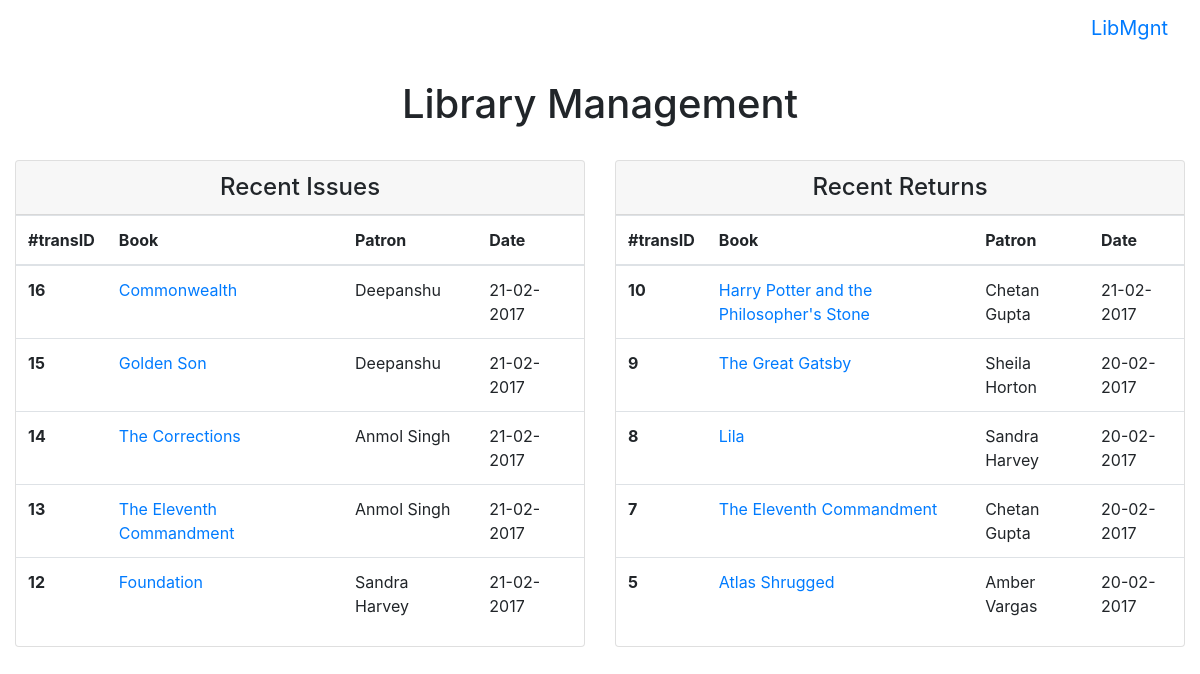
The page / (signed in) on the database its author committed.
### tables this page shows
CREATE TABLE issue(
	transID INTEGER PRIMARY KEY AUTOINCREMENT,
	bookID INTEGER,
	patronID INTEGER,
	librarianID INTEGER,
	issueDate DATE,
	FOREIGN KEY (bookID) REFERENCES book(id),
	FOREIGN KEY (patronID) REFERENCES patron(id),
	FOREIGN KEY (librarianID) REFERENCES librarian(id));

CREATE TABLE "book" (
	`id`	INTEGER PRIMARY KEY AUTOINCREMENT,
	`title`	VARCHAR(50) NOT NULL,
	`author`	VARCHAR(50) NOT NULL,
	`publishDate`	DATE,
	`publisher`	VARCHAR(50),
	`isbn13`	VARCHAR(13) UNIQUE,
	`supplierID`	INTEGER,
	FOREIGN KEY(`supplierID`) REFERENCES supplier ( id )
);

CREATE TABLE patron(
	id INTEGER PRIMARY KEY AUTOINCREMENT,
	cardNum INTEGER UNIQUE,
	name VARCHAR(50),
	dob DATE,
	doj DATE,
	address TEXT,
	phone VARCHAR(10),
	borrowLimit INTEGER DEFAULT 2);

CREATE TABLE issue_history(
	transID INTEGER PRIMARY KEY,
	bookID INTEGER,
	patronID INTEGER,
	issuedbyID INTEGER,
	returnedtoID INTEGER,
	issueDate DATE,
	returnDate DATE,
	lateFees INTEGER,
	FOREIGN KEY (bookID) REFERENCES book(id),
	FOREIGN KEY (patronID) REFERENCES patron(id),
	FOREIGN KEY (issuedbyID) REFERENCES librarian(id),
	FOREIGN KEY (returnedtoID) REFERENCES librarian(id));

### server.py (the view)
@app.route("/")
def home():
	payload = {}
	if current_user.is_authenticated is not False:
		latest_issues = db_util.getLatestIssues()
		latest_returns = db_util.getLatestReturns()
		payload['issues'] = latest_issues
		payload['returns'] = latest_returns
	return render_template("home.html", payload=payload)

### db_util.py (called while the page is built)
def getLatestIssues():
	try:
		cursor.execute('''SELECT transID,bookID,title,patronID,name,issueDate
			FROM issue,book,patron
			WHERE bookID=book.id AND patronID=patron.id
			ORDER BY issueDate DESC, transID DESC;''')
		issues = cursor.fetchall()
		return issues
	except Exception as e:
		print(e)
		return None

def getLatestReturns():
	try:
		cursor.execute('''SELECT transID,bookID,title,patronID,name,returnDate
			FROM issue_history,book,patron
			WHERE bookID=book.id AND patronID=patron.id
			ORDER BY returnDate DESC, transID DESC;''')
		returns = cursor.fetchall()
		return returns
	except Exception as e:
		print(e)
		return None

### librarian.py (called while the page is built)
	def get(self, username):
		try:
			cursor.execute('''SELECT * FROM librarian WHERE username=:username''', (username, ))
			librarian = cursor.fetchone()
			self.librarianID = librarian[0]
			self.username = librarian[1]
			self.password = librarian[2]
			self.authenticated = False
			return self
		except Exception as e:
			print(e)
			return None

### server.py (called while the page is built)
@login_manager.user_loader
def user_loader(username):
	return Librarian().get(username)

### templates/home.html (shortened to what this page needs)
{% extends "base.html" %}
{% block body %}
{% if current_user.is_authenticated %}
<div class="container-fluid" >
<div class="text-center">
		<h1>Library Management</h1>
		<br>
	</div>
	<div class="row">
		<div class="col-sm-6" >
			<div class="card card-outline-primary">
				<h4 class="card-header text-center card-outline-primary">
					Recent Issues
				</h4>
				<div class="card-block table-responsive">
					<table class="table table-hover">
						<thead>
							<tr>
							<th>#transID</th>
								<th>Book</th>
								<th>Patron</th>
								<th>Date</th>
							</tr>
						</thead>
						<tbody>
							{% for issue in payload.issues[:5] %}
							<tr>
								<th scope="row">{{issue[0]}}</th>
								<td><a href="/book/{{issue[1]}}">{{issue[2]}}</a></td>
								<td>{{issue[4]}}</td>
								<td>{{issue[5]}}</td>
							</tr>
							{% endfor %}
						</tbody>
					</table>
				</div>
			</div>
		</div>
		<div class="col-sm-6" >
			<div class="card card-outline-primary">
				<h4 class="card-header text-center card-outline-primary">
					Recent Returns
				</h4>
				<div class="card-block table-responsive">
					<table class="table table-hover">
						<thead>
							<tr>
							<th>#transID</th>
								<th>Book</th>
								<th>Patron</th>
								<th>Date</th>
							</tr>
						</thead>
						<tbody>
							{% for returned in payload.returns[:5] %}
							<tr>
								<th scope="row">{{returned[0]}}</th>
								<td><a href="/book/{{returned[1]}}">{{returned[2]}}</a></td>
								<td>{{returned[4]}}</td>
								<td>{{returned[5]}}</td>
							</tr>
							{% endfor %}
						</tbody>
					</table>
				</div>
			</div>
		</div>
	</div>
</div>
<br><br>
{% endif %}
{% endblock %}

### templates/base.html (shortened to what this page needs)
<!DOCTYPE html>
<html lang="en">
<head>
  <link rel="stylesheet" href="https://maxcdn.bootstrapcdn.com/bootstrap/4.0.0-alpha.6/css/bootstrap.min.css">
  <link href="static/css/base.css" rel="stylesheet">
</head>
<body>
  <nav class="navbar navbar-toggleable-md navbar-inverse bg-inverse fixed-top">
    <button class="navbar-toggler navbar-toggler-right" type="button" data-toggle="collapse" data-target="#navbarsExampleDefault" aria-controls="navbarsExampleDefault" aria-expanded="false" aria-label="Toggle navigation">
      <span class="navbar-toggler-icon"></span>
    </button>
    <a class="navbar-brand" href="/">LibMgnt</a>
  </nav>
      {% block body %}
      {% endblock %}
  </body>
  </html>

### static/css/base.css (style rules this page uses)
body { padding-top: 5rem; }

### rows shown on the page
issue: transID "16", title "Commonwealth", name "Deepanshu", issueDate "21-02-2017"
issue: transID "15", title "Golden Son", name "Deepanshu", issueDate "21-02-2017"
issue: transID "14", title "The Corrections", name "Anmol Singh", issueDate "21-02-2017"
issue: transID "13", title "The Eleventh Commandment", name "Anmol Singh", issueDate "21-02-2017"
issue: transID "12", title "Foundation", name "Sandra Harvey", issueDate "21-02-2017"
issue_history: transID "10", title "Harry Potter and the Philosopher's Stone", name "Chetan Gupta", returnDate "21-02-2017"
issue_history: transID "9", title "The Great Gatsby", name "Sheila Horton", returnDate "20-02-2017"
issue_history: transID "8", title "Lila", name "Sandra Harvey", returnDate "20-02-2017"
issue_history: transID "7", title "The Eleventh Commandment", name "Chetan Gupta", returnDate "20-02-2017"
issue_history: transID "5", title "Atlas Shrugged", name "Amber Vargas", returnDate "20-02-2017"
